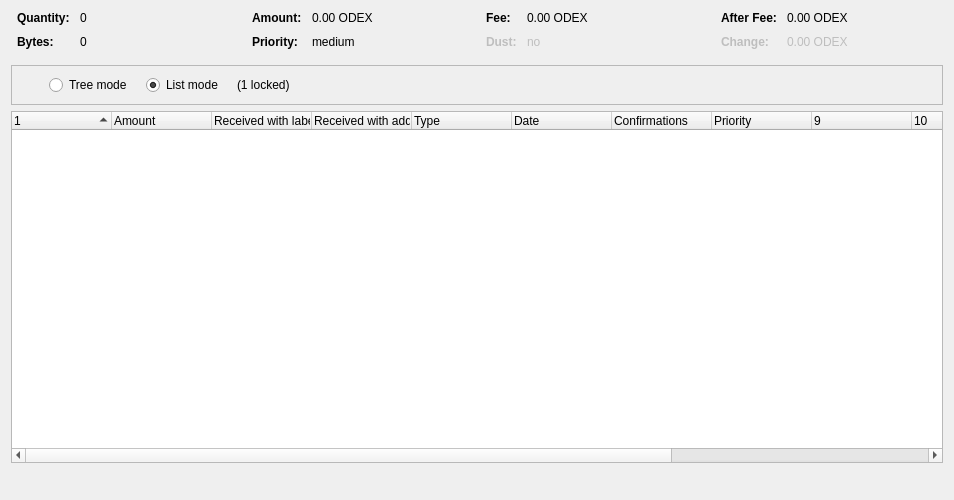
<?xml version="1.0" encoding="UTF-8"?>
<ui version="4.0">
 <class>CoinControlDialog</class>
 <widget class="QDialog" name="CoinControlDialog">
  <property name="geometry">
   <rect>
    <x>0</x>
    <y>0</y>
    <width>954</width>
    <height>500</height>
   </rect>
  </property>
  <property name="windowTitle">
   <string>Coin Selection</string>
  </property>
  <layout class="QVBoxLayout" name="verticalLayout">
   <item>
    <layout class="QHBoxLayout" name="horizontalLayoutTop" stretch="0,0,0,0">
     <property name="topMargin">
      <number>0</number>
     </property>
     <property name="bottomMargin">
      <number>10</number>
     </property>
     <item>
      <layout class="QFormLayout" name="formLayoutCoinControl1">
       <property name="horizontalSpacing">
        <number>10</number>
       </property>
       <property name="verticalSpacing">
        <number>10</number>
       </property>
       <property name="leftMargin">
        <number>6</number>
       </property>
       <property name="rightMargin">
        <number>6</number>
       </property>
       <item row="0" column="0">
        <widget class="QLabel" name="labelCoinControlQuantityText">
         <property name="font">
          <font>
           <weight>75</weight>
           <bold>true</bold>
          </font>
         </property>
         <property name="text">
          <string>Quantity:</string>
         </property>
        </widget>
       </item>
       <item row="0" column="1">
        <widget class="QLabel" name="labelCoinControlQuantity">
         <property name="cursor">
          <cursorShape>IBeamCursor</cursorShape>
         </property>
         <property name="contextMenuPolicy">
          <enum>Qt::ActionsContextMenu</enum>
         </property>
         <property name="text">
          <string notr="true">0</string>
         </property>
         <property name="textInteractionFlags">
          <set>Qt::LinksAccessibleByMouse|Qt::TextSelectableByKeyboard|Qt::TextSelectableByMouse</set>
         </property>
        </widget>
       </item>
       <item row="1" column="0">
        <widget class="QLabel" name="labelCoinControlBytesText">
         <property name="font">
          <font>
           <weight>75</weight>
           <bold>true</bold>
          </font>
         </property>
         <property name="text">
          <string>Bytes:</string>
         </property>
        </widget>
       </item>
       <item row="1" column="1">
        <widget class="QLabel" name="labelCoinControlBytes">
         <property name="cursor">
          <cursorShape>IBeamCursor</cursorShape>
         </property>
         <property name="contextMenuPolicy">
          <enum>Qt::ActionsContextMenu</enum>
         </property>
         <property name="text">
          <string notr="true">0</string>
         </property>
         <property name="textInteractionFlags">
          <set>Qt::LinksAccessibleByMouse|Qt::TextSelectableByKeyboard|Qt::TextSelectableByMouse</set>
         </property>
        </widget>
       </item>
      </layout>
     </item>
     <item>
      <layout class="QFormLayout" name="formLayoutCoinControl2">
       <property name="horizontalSpacing">
        <number>10</number>
       </property>
       <property name="verticalSpacing">
        <number>10</number>
       </property>
       <property name="leftMargin">
        <number>6</number>
       </property>
       <property name="rightMargin">
        <number>6</number>
       </property>
       <item row="0" column="0">
        <widget class="QLabel" name="labelCoinControlAmountText">
         <property name="font">
          <font>
           <weight>75</weight>
           <bold>true</bold>
          </font>
         </property>
         <property name="text">
          <string>Amount:</string>
         </property>
        </widget>
       </item>
       <item row="0" column="1">
        <widget class="QLabel" name="labelCoinControlAmount">
         <property name="cursor">
          <cursorShape>IBeamCursor</cursorShape>
         </property>
         <property name="contextMenuPolicy">
          <enum>Qt::ActionsContextMenu</enum>
         </property>
         <property name="text">
          <string notr="true">0.00 ODEX</string>
         </property>
         <property name="textInteractionFlags">
          <set>Qt::LinksAccessibleByMouse|Qt::TextSelectableByKeyboard|Qt::TextSelectableByMouse</set>
         </property>
        </widget>
       </item>
       <item row="1" column="0">
        <widget class="QLabel" name="labelCoinControlPriorityText">
         <property name="font">
          <font>
           <weight>75</weight>
           <bold>true</bold>
          </font>
         </property>
         <property name="text">
          <string>Priority:</string>
         </property>
        </widget>
       </item>
       <item row="1" column="1">
        <widget class="QLabel" name="labelCoinControlPriority">
         <property name="cursor">
          <cursorShape>IBeamCursor</cursorShape>
         </property>
         <property name="contextMenuPolicy">
          <enum>Qt::ActionsContextMenu</enum>
         </property>
         <property name="text">
          <string>medium</string>
         </property>
         <property name="textInteractionFlags">
          <set>Qt::LinksAccessibleByMouse|Qt::TextSelectableByKeyboard|Qt::TextSelectableByMouse</set>
         </property>
        </widget>
       </item>
      </layout>
     </item>
     <item>
      <layout class="QFormLayout" name="formLayoutCoinControl3">
       <property name="horizontalSpacing">
        <number>10</number>
       </property>
       <property name="verticalSpacing">
        <number>10</number>
       </property>
       <property name="leftMargin">
        <number>6</number>
       </property>
       <property name="rightMargin">
        <number>6</number>
       </property>
       <item row="0" column="0">
        <widget class="QLabel" name="labelCoinControlFeeText">
         <property name="font">
          <font>
           <weight>75</weight>
           <bold>true</bold>
          </font>
         </property>
         <property name="text">
          <string>Fee:</string>
         </property>
        </widget>
       </item>
       <item row="0" column="1">
        <widget class="QLabel" name="labelCoinControlFee">
         <property name="cursor">
          <cursorShape>IBeamCursor</cursorShape>
         </property>
         <property name="contextMenuPolicy">
          <enum>Qt::ActionsContextMenu</enum>
         </property>
         <property name="text">
          <string notr="true">0.00 ODEX</string>
         </property>
         <property name="textInteractionFlags">
          <set>Qt::LinksAccessibleByMouse|Qt::TextSelectableByKeyboard|Qt::TextSelectableByMouse</set>
         </property>
        </widget>
       </item>
       <item row="1" column="0">
        <widget class="QLabel" name="labelCoinControlLowOutputText">
         <property name="enabled">
          <bool>false</bool>
         </property>
         <property name="font">
          <font>
           <weight>75</weight>
           <bold>true</bold>
          </font>
         </property>
         <property name="text">
          <string>Dust:</string>
         </property>
        </widget>
       </item>
       <item row="1" column="1">
        <widget class="QLabel" name="labelCoinControlLowOutput">
         <property name="enabled">
          <bool>false</bool>
         </property>
         <property name="cursor">
          <cursorShape>IBeamCursor</cursorShape>
         </property>
         <property name="contextMenuPolicy">
          <enum>Qt::ActionsContextMenu</enum>
         </property>
         <property name="text">
          <string>no</string>
         </property>
         <property name="textInteractionFlags">
          <set>Qt::LinksAccessibleByMouse|Qt::TextSelectableByKeyboard|Qt::TextSelectableByMouse</set>
         </property>
        </widget>
       </item>
      </layout>
     </item>
     <item>
      <layout class="QFormLayout" name="formLayoutCoinControl4">
       <property name="horizontalSpacing">
        <number>10</number>
       </property>
       <property name="verticalSpacing">
        <number>10</number>
       </property>
       <property name="leftMargin">
        <number>6</number>
       </property>
       <property name="rightMargin">
        <number>6</number>
       </property>
       <item row="0" column="0">
        <widget class="QLabel" name="labelCoinControlAfterFeeText">
         <property name="font">
          <font>
           <weight>75</weight>
           <bold>true</bold>
          </font>
         </property>
         <property name="text">
          <string>After Fee:</string>
         </property>
        </widget>
       </item>
       <item row="0" column="1">
        <widget class="QLabel" name="labelCoinControlAfterFee">
         <property name="cursor">
          <cursorShape>IBeamCursor</cursorShape>
         </property>
         <property name="contextMenuPolicy">
          <enum>Qt::ActionsContextMenu</enum>
         </property>
         <property name="text">
          <string notr="true">0.00 ODEX</string>
         </property>
         <property name="textInteractionFlags">
          <set>Qt::LinksAccessibleByMouse|Qt::TextSelectableByKeyboard|Qt::TextSelectableByMouse</set>
         </property>
        </widget>
       </item>
       <item row="1" column="0">
        <widget class="QLabel" name="labelCoinControlChangeText">
         <property name="enabled">
          <bool>false</bool>
         </property>
         <property name="font">
          <font>
           <weight>75</weight>
           <bold>true</bold>
          </font>
         </property>
         <property name="text">
          <string>Change:</string>
         </property>
        </widget>
       </item>
       <item row="1" column="1">
        <widget class="QLabel" name="labelCoinControlChange">
         <property name="enabled">
          <bool>false</bool>
         </property>
         <property name="cursor">
          <cursorShape>IBeamCursor</cursorShape>
         </property>
         <property name="contextMenuPolicy">
          <enum>Qt::ActionsContextMenu</enum>
         </property>
         <property name="text">
          <string notr="true">0.00 ODEX</string>
         </property>
         <property name="textInteractionFlags">
          <set>Qt::LinksAccessibleByMouse|Qt::TextSelectableByKeyboard|Qt::TextSelectableByMouse</set>
         </property>
        </widget>
       </item>
      </layout>
     </item>
    </layout>
   </item>
   <item>
    <widget class="QFrame" name="frame">
     <property name="minimumSize">
      <size>
       <width>0</width>
       <height>40</height>
      </size>
     </property>
     <property name="frameShape">
      <enum>QFrame::StyledPanel</enum>
     </property>
     <property name="frameShadow">
      <enum>QFrame::Sunken</enum>
     </property>
     <layout class="QHBoxLayout" name="horizontalLayout">
      <item>
       <layout class="QHBoxLayout" name="horizontalLayoutPanel" stretch="0,0,0,0,0,0">
        <property name="spacing">
         <number>14</number>
        </property>
        <item>
         <widget class="QtMaterialFlatButton" name="pushButtonSelectAll" native="true">
          <property name="sizePolicy">
           <sizepolicy hsizetype="Maximum" vsizetype="Fixed">
            <horstretch>0</horstretch>
            <verstretch>0</verstretch>
           </sizepolicy>
          </property>
          <property name="text" stdset="0">
           <string>(un)select all</string>
          </property>
          <property name="autoDefault" stdset="0">
           <bool>false</bool>
          </property>
         </widget>
        </item>
        <item>
         <widget class="QtMaterialFlatButton" name="pushButtonToggleLock" native="true">
          <property name="sizePolicy">
           <sizepolicy hsizetype="Maximum" vsizetype="Fixed">
            <horstretch>0</horstretch>
            <verstretch>0</verstretch>
           </sizepolicy>
          </property>
          <property name="text" stdset="0">
           <string>toggle lock state</string>
          </property>
          <property name="autoDefault" stdset="0">
           <bool>false</bool>
          </property>
         </widget>
        </item>
        <item>
         <widget class="QRadioButton" name="radioTreeMode">
          <property name="sizePolicy">
           <sizepolicy hsizetype="Maximum" vsizetype="Fixed">
            <horstretch>0</horstretch>
            <verstretch>0</verstretch>
           </sizepolicy>
          </property>
          <property name="text">
           <string>Tree mode</string>
          </property>
         </widget>
        </item>
        <item>
         <widget class="QRadioButton" name="radioListMode">
          <property name="sizePolicy">
           <sizepolicy hsizetype="Maximum" vsizetype="Fixed">
            <horstretch>0</horstretch>
            <verstretch>0</verstretch>
           </sizepolicy>
          </property>
          <property name="text">
           <string>List mode</string>
          </property>
          <property name="checked">
           <bool>true</bool>
          </property>
         </widget>
        </item>
        <item>
         <widget class="QLabel" name="labelLocked">
          <property name="text">
           <string>(1 locked)</string>
          </property>
         </widget>
        </item>
        <item>
         <spacer name="horizontalSpacer">
          <property name="orientation">
           <enum>Qt::Horizontal</enum>
          </property>
          <property name="sizeHint" stdset="0">
           <size>
            <width>40</width>
            <height>20</height>
           </size>
          </property>
         </spacer>
        </item>
       </layout>
      </item>
     </layout>
    </widget>
   </item>
   <item>
    <widget class="CoinControlTreeWidget" name="treeWidget">
     <property name="contextMenuPolicy">
      <enum>Qt::CustomContextMenu</enum>
     </property>
     <property name="sortingEnabled">
      <bool>false</bool>
     </property>
     <property name="columnCount">
      <number>13</number>
     </property>
     <attribute name="headerShowSortIndicator" stdset="0">
      <bool>true</bool>
     </attribute>
     <attribute name="headerStretchLastSection">
      <bool>false</bool>
     </attribute>
     <column>
      <property name="text">
       <string/>
      </property>
     </column>
     <column>
      <property name="text">
       <string>Amount</string>
      </property>
     </column>
     <column>
      <property name="text">
       <string>Received with label</string>
      </property>
     </column>
     <column>
      <property name="text">
       <string>Received with address</string>
      </property>
     </column>
     <column>
      <property name="text">
	<string>Type</string>
      </property>
     </column>
     <column>
      <property name="text">	 
       <string>Date</string>
      </property>
     </column>
     <column>
      <property name="text">
       <string>Confirmations</string>
      </property>
      <property name="toolTip">
       <string>Confirmed</string>
      </property>
     </column>
     <column>
      <property name="text">
       <string>Priority</string>
      </property>
     </column>
     <column>
      <property name="text">
       <string/>
      </property>
     </column>
     <column>
      <property name="text">
       <string/>
      </property>
     </column>
     <column>
      <property name="text">
       <string/>
      </property>
     </column>
     <column>
      <property name="text">
       <string/>
      </property>
     </column>
     <column>
      <property name="text">
       <string/>
      </property>
     </column>
    </widget>
   </item>
   <item>
    <layout class="QHBoxLayout" name="horizontalLayout_2">
     <item>
      <spacer name="horizontalSpacer_2">
       <property name="orientation">
        <enum>Qt::Horizontal</enum>
       </property>
       <property name="sizeType">
        <enum>QSizePolicy::Expanding</enum>
       </property>
       <property name="sizeHint" stdset="0">
        <size>
         <width>40</width>
         <height>20</height>
        </size>
       </property>
      </spacer>
     </item>
     <item>
      <widget class="QtMaterialFlatButton" name="selectButton" native="true">
       <property name="sizePolicy">
        <sizepolicy hsizetype="Preferred" vsizetype="Preferred">
         <horstretch>0</horstretch>
         <verstretch>0</verstretch>
        </sizepolicy>
       </property>
	    <property name="text" stdset="0">
        <string>OK</string>
       </property>
      </widget>
     </item>
    </layout>
   </item>
  </layout>
 </widget>
 <customwidgets>
  <customwidget>
   <class>CoinControlTreeWidget</class>
   <extends>QTreeWidget</extends>
   <header>coincontroltreewidget.h</header>
  </customwidget>
  <customwidget>
   <class>QtMaterialFlatButton</class>
   <extends>QWidget</extends>
   <header>qtmaterialflatbutton.h</header>
  </customwidget>
 </customwidgets>
 <resources/>
 <connections/>
</ui>
